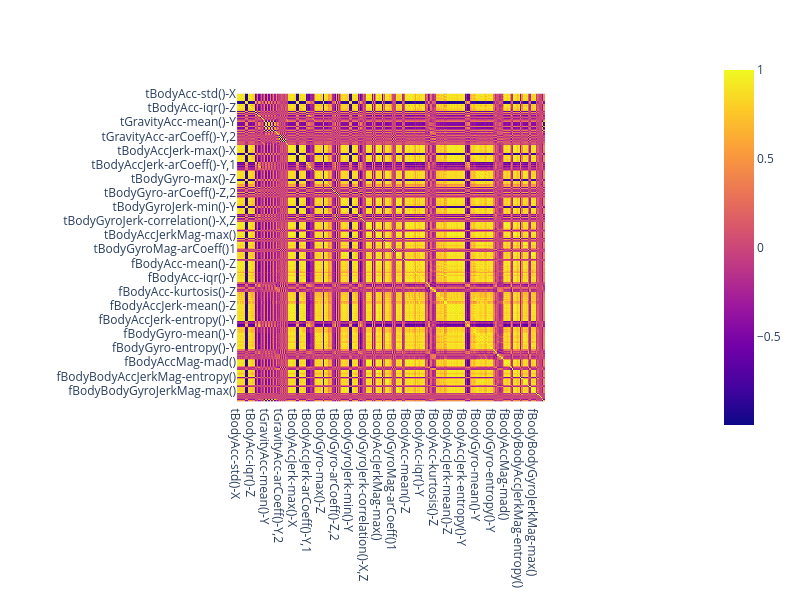

The notebook cell saved with this chart:
### Code cell
import plotly.express as px
px.imshow(
    img =X_train.corr(),
    width = 800, height = 600
        )

### Figure 1 — Plotly figure (JSON) as saved in the notebook; plotly's stock layout.template omitted (floating-point values rounded to 4 significant figures; data arrays with more than 128 entries replaced by an {"elided": "..."} marker saying what was removed)
{"data": [{"coloraxis": "coloraxis", "hovertemplate": "x: %{x}<br>y: %{y}<br>color: %{z}<extra></extra>", "name": "0", "type": "heatmap", "x": {"elided": "349 str values"}, "xaxis": "x", "y": {"elided": "349 str values"}, "yaxis": "y", "z": {"elided": "349x349 float values"}}], "layout": {"coloraxis": {"colorscale": [[0, "#0d0887"], [0.1111, "#46039f"], [0.2222, "#7201a8"], [0.3333, "#9c179e"], [0.4444, "#bd3786"], [0.5556, "#d8576b"], [0.6667, "#ed7953"], [0.7778, "#fb9f3a"], [0.8889, "#fdca26"], [1, "#f0f921"]]}, "height": 600, "margin": {"t": 60}, "width": 800, "xaxis": {"anchor": "y", "constrain": "domain", "domain": [0, 1], "scaleanchor": "y"}, "yaxis": {"anchor": "x", "autorange": "reversed", "constrain": "domain", "domain": [0, 1]}}}
